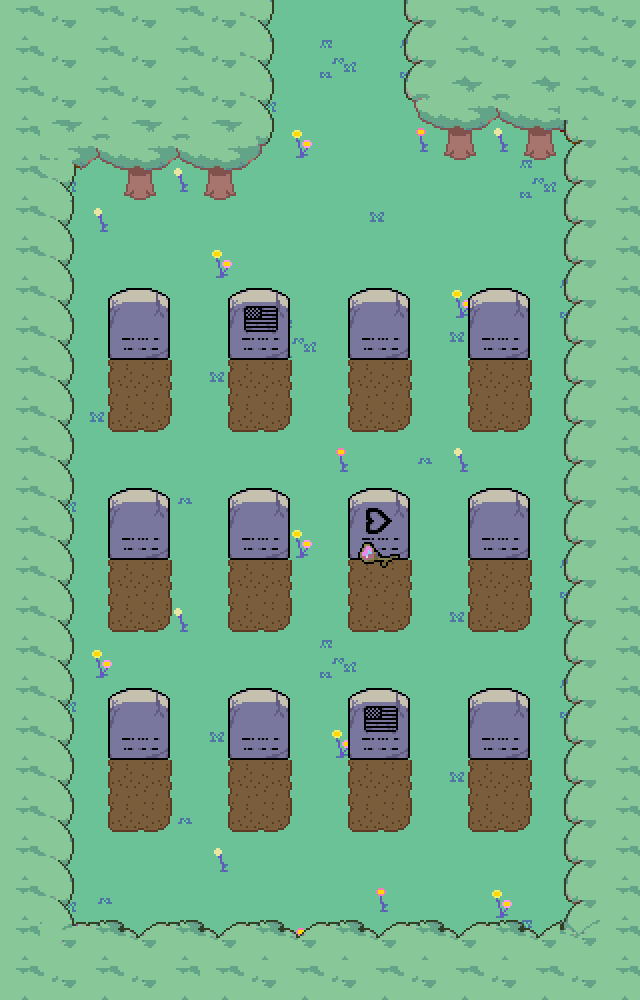

This game map was drawn from its Tiled (.tmx) file and the tilesets committed beside it. A one-line description and the trimmed map source follow:
An orthogonal 16x25 tile map with 40x40 px tiles, 4 tile layers (Tile Layer 1, Tile Layer 2, Tile Layer 3, Tile Layer 4) and 31 objects (12x interactable, transition, fri4).

<map version="1.10" tiledversion="1.10.1" orientation="orthogonal" renderorder="right-down" width="16" height="25" tilewidth="40" tileheight="40" infinite="0" nextlayerid="9" nextobjectid="34">
 <editorsettings>
  <export target="graveyard.lua" format="lua" />
 </editorsettings>
 <properties>
  <property name="light" type="bool" value="true" />
 </properties>
 <tileset firstgid="1" source="../../tilesets/woods.tsx" />
 <layer id="1" name="Tile Layer 1" width="16" height="25">
  <data>[400 cells, 400 non-empty, 7 distinct tile ids]</data>
 </layer>
 <layer id="2" name="Tile Layer 2" width="16" height="25">
  <data>[400 cells, 165 non-empty, 23 distinct tile ids]</data>
 </layer>
 <layer id="3" name="Tile Layer 3" width="16" height="25" offsetx="20" offsety="0">
  <data>[400 cells, 96 non-empty, 16 distinct tile ids]</data>
 </layer>
 <layer id="8" name="Tile Layer 4" width="16" height="25" offsetx="20" offsety="0">
  <data>[400 cells, 2 non-empty, 2 distinct tile ids]</data>
 </layer>
 <objectgroup id="4" name="collision">
  <object id="1" x="0" y="0" width="80" height="1000" />
  <object id="2" x="80" y="920" width="560" height="80" />
  <object id="3" x="560" y="0" width="80" height="920" />
  <object id="4" x="400" y="0" width="160" height="160" />
  <object id="5" x="80" y="0" width="200" height="200" />
  <object id="6" x="108" y="288" width="62" height="72" />
  <object id="7" x="228" y="288" width="62" height="72" />
  <object id="8" x="348" y="288" width="62" height="72" />
  <object id="9" x="468" y="288" width="62" height="72" />
  <object id="10" x="108" y="488" width="62" height="72" />
  <object id="11" x="228" y="488" width="62" height="72" />
  <object id="12" x="348" y="488" width="62" height="72" />
  <object id="13" x="468" y="488" width="62" height="72" />
  <object id="14" x="108" y="688" width="62" height="72" />
  <object id="15" x="228" y="688" width="62" height="72" />
  <object id="16" x="348" y="688" width="62" height="72" />
  <object id="17" x="468" y="688" width="62" height="72" />
 </objectgroup>
 <objectgroup id="5" name="objects">
  <object id="18" name="interactable" x="108" y="288" width="62" height="72">
   <properties>
    <property name="text1" value="* It's a gravestone." />
   </properties>
  </object>
  <object id="19" name="interactable" x="348" y="288" width="62" height="72">
   <properties>
    <property name="text1" value="* It's a gravestone." />
   </properties>
  </object>
  <object id="20" name="interactable" x="468" y="288" width="62" height="72">
   <properties>
    <property name="text1" value="* It's a gravestone." />
   </properties>
  </object>
  <object id="21" name="interactable" x="108" y="488" width="62" height="72">
   <properties>
    <property name="text1" value="* It's a gravestone." />
   </properties>
  </object>
  <object id="22" name="interactable" x="228" y="488" width="62" height="72">
   <properties>
    <property name="text1" value="* It's a gravestone." />
   </properties>
  </object>
  <object id="23" name="interactable" x="468" y="488" width="62" height="72">
   <properties>
    <property name="text1" value="* It's a gravestone." />
   </properties>
  </object>
  <object id="24" name="interactable" x="108" y="688" width="62" height="72">
   <properties>
    <property name="text1" value="* It's a gravestone." />
   </properties>
  </object>
  <object id="25" name="interactable" x="228" y="688" width="62" height="72">
   <properties>
    <property name="text1" value="* It's a gravestone." />
   </properties>
  </object>
  <object id="26" name="interactable" x="468" y="688" width="62" height="72">
   <properties>
    <property name="text1" value="* It's a gravestone." />
   </properties>
  </object>
  <object id="27" name="interactable" x="228" y="288" width="62" height="72">
   <properties>
    <property name="text1" value="* It's a gravestone with a flag on it." />
   </properties>
  </object>
  <object id="28" name="interactable" x="348" y="688" width="62" height="72">
   <properties>
    <property name="text1" value="* It's a gravestone with a flag on it." />
   </properties>
  </object>
  <object id="29" name="interactable" x="348" y="488" width="62" height="72">
   <properties>
    <property name="text1" value="* It's a gravestone with a sideways heart on it." />
   </properties>
  </object>
  <object id="32" name="transition" x="280" y="0" width="120" height="15">
   <properties>
    <property name="map" value="deoxynn/frivatown_4" />
    <property name="marker" value="gra" />
   </properties>
  </object>
 </objectgroup>
 <objectgroup id="6" name="markers">
  <object id="30" name="fri4" x="340" y="60">
   <point />
  </object>
 </objectgroup>
</map>
